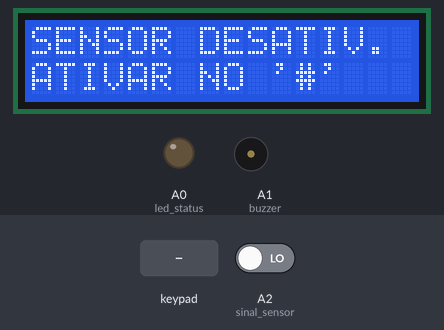
Recording of a sketch running on a simulated Arduino Uno, built with avr-gcc and run on an emulated ATmega328P. Parts: 16×2 character LCD, output pins drawn as LEDs (lit = HIGH), buzzer (waves = sounding, pin HIGH). Dashed ring = blinking. The test bench sets the inputs (shaded band); at power-on: A2 (sinal_sensor) LOW.

Above: at 3.2 s.
3.3 s: key '#' pressed
At 4.5 s:
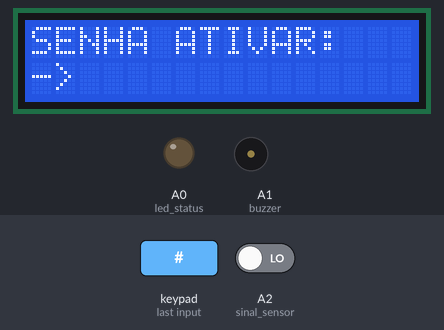
4.8 s: keypad keys 7 3 9 1 pressed 0.4 s apart
At 7.8 s:
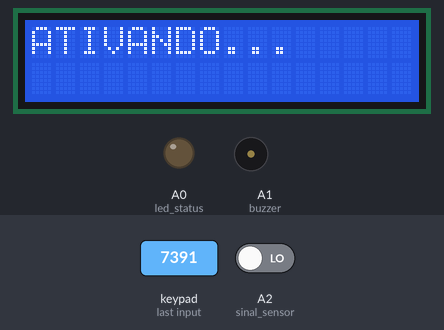
7.9 s: keypad keys 7 3 9 1 # pressed 0.4 s apart
At 10.7 s:
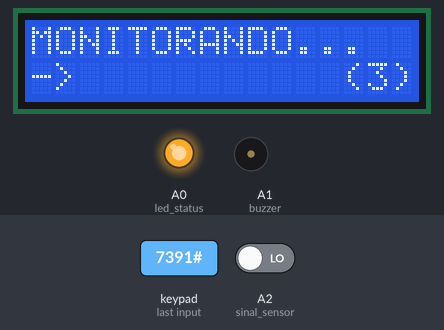
11.6 s: A2 (sinal_sensor) driven HIGH
At 11.75 s:
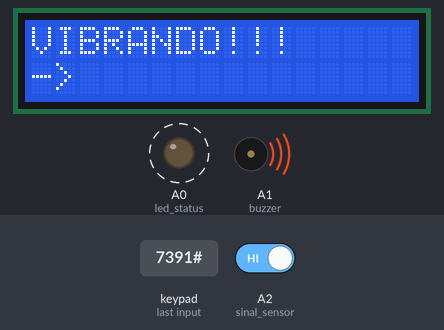
13.3 s: key '1' pressed
At 13.52 s:
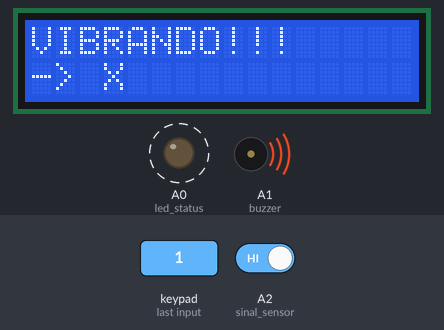
15.1 s: keypad keys 7 3 9 1 * pressed 0.4 s apart
At 16.9 s:
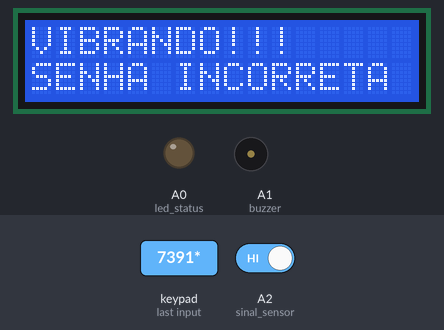
Timing chart, 0 to 19.6 s (numbered marks = the images above; inputs shaded):
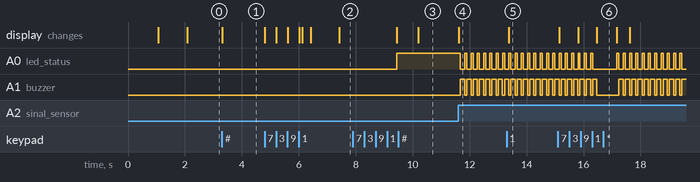

Measured:
- after the input at 3.3 s, the display: changes at once (image 1)
- after the input at 4.8 s, the display: first changes at once (image 2 shows a later state)
- after the input at 7.9 s, the display: first differs from a run without the input after 2.3 s (image 3)
- after the input at 11.6 s, A0 (led_status): alternates HIGH for 0.07 s and LOW for 0.15 s, starting after 0.08 s; A1 (buzzer): alternates HIGH for 0.15 s and LOW for 0.07 s, starting after 0.08 s; the display: changes at once (image 4)
- after the input at 13.3 s, the display: changes after 0.08 s (image 5)
- after the input at 15.1 s, the display: first changes at once (image 6 shows a later state)

The sketch:

alarme_codificado_sensor.ino
```cpp
#include <Keypad.h> // inclui a biblioteca do teclado matricial 4x4
#include <LiquidCrystal.h> // inclui a biblioteca para o display Lcd 16x2

#define led_status A0 // define pino do LED ON/OFF
#define buzzer A1 // define pino do BUZZER
#define sinal_sensor A2 // defino pino que recebe sinal do sensor

byte pinosLinhas[4] = {7, 6, 5, 4}; //define pinos das linhas do teclado 8x8
byte pinosColunas[3] = {3, 2, A5}; //define pinos das colunas do teclado 8x8
//MATRIZ DO TECLADO
char teclas[4][3] = {{'1','2','3'},
                     {'4','5','6'},
                     {'7','8','9'},
                     {'*','0','#'}};


int ativa_alarme; // Variavel ativa alarme usada em loop
bool monitoramento; //variavel para loop de monitoramento
bool disparo_alarme; // variavel para ligar buzzer
bool ativado; // variavel para loop de ativacao ou tentativa de ativacao do monitoramento

int tentativa; //variavel que armazena tentativas de digitar a senha (nao sao em todos cenarios)

int leitura_sensor; // variavel para receber leitura do sensor

char senhaAtivar[4] = {'7','3','9','1'}; // vetor que armazena a senha para ATIVAR o sensor
char senhaDesativar[4] = {'5','9','3','8'}; // vetor que armazena a senha para desativar o sensor
char vetor[4]; // vetor para armazenar linhas do teclado
int i; // variavel de incremento de index

int tempo_bloqueio = 5000; //tempo de bloqueio depois que erra a senha

//INICIALIZACAO DO TECLADO E DO DISPLAY
Keypad teclado1 = Keypad( makeKeymap(teclas), pinosLinhas, pinosColunas, 4, 3 );
LiquidCrystal lcd(8,9,10,11,12,13); //D7,D6,D4,E,RS


void setup() {
    pinMode(buzzer, OUTPUT); // Buzzer como saida
    pinMode(led_status, OUTPUT); // define o pino do led como saída
    pinMode(sinal_sensor,INPUT); // define sensor como recebedor de sinal

    //INICIALIZACAO COM DISPLAY
    lcd.begin(16,2);
    lcd.setCursor(0,0);
    lcd.print("ALARME 2021");
    delay(1000);
    limparTodoDisplay();
    lcd.setCursor(0,0);
    lcd.print("INICIALIZANDO...");
    delay(1000);
    limparTodoDisplay(); //limpa todo display

    monitoramento = false; //monitoramento como false para inicio

    digitalWrite (led_status ,LOW); // inicia LED como desligado
    digitalWrite (buzzer, LOW); //inicia buzzer como desligado


    tentativa = 3; //definie primeira tentativa como 3

}


void loop() {

    lcd.setCursor(0,0);
    lcd.print("SENSOR DESATIV.");

    lcd.setCursor(0,1);
    lcd.print("ATIVAR NO '#'    ");

    digitalWrite(led_status, LOW);

    char tecla_pressionada = teclado1.getKey();

    if (tecla_pressionada == '#') { // verificar se # foi pressionado
        monitoramento = false;
        ativado = true;
        lcd.clear();

        tecla_pressionada = teclado1.getKey(); // pega tecla do teclado

        while ( ativa_alarme == 0 && ativado == true){ // entra no loop para esperar senha
            digitalWrite(led_status, LOW);

            if(tentativa == 0){ //caso acabe as tentativas, sai do loop e volta tela
                lcd.clear();
                ativado = false;
            }

            lcd.setCursor(0,0);
            lcd.print("SENHA ATIVAR:");
            inserirSenhaExibir();

            tecla_pressionada = teclado1.getKey(); // verifica se alguma tecla foi pressionada
            if (tecla_pressionada){  // se alguma tecla for pressionada, executa abaixo
                vetor[i] = tecla_pressionada; // armazena tecla no vetor

                if(vetor[i] == '*'){ //caso foi pressionado *, sai da digitaçao
                    ativado = false;
                    lcd.clear();
                } else if (tecla_pressionada >= '0' && tecla_pressionada <= '9') {
                    lcd.setCursor(i+3 ,1); //corre o display
                    lcd.print('X'); // mostra tecla * para nao mostrar a senha

                    i++; // contador para definir que a senha seja de 4 digitos

                    if(i == 4){ // se o ultimo digito da senha for pressionado, executa abaixo
                        if(vetor[0] == senhaAtivar[0] && vetor[1] == senhaAtivar[1]
                        && vetor[2] == senhaAtivar[2] && vetor[3] == senhaAtivar[3]){
                            // compara o vetor das teclas pressionadas com a senha pré definida

                            senhaCorretaAviso();
                            delay(1000);
                            limparLinhaUmDisplay();

                            statusOnOffExibir(true);
                            delay(1000);

                            i=0; // zera o contador

                            ativa_alarme = 1;
                            monitoramento = true;
                            ativado = true;

                            limparTodoDisplay();

                            tentativa = 3; //reseta tentativas para novo loop
                            bool cancelar = true; // para caso apertar cancelar, nao travar

                            while (ativa_alarme == 1 && monitoramento) { //loop de monitoramento do sensor
                                lcd.setCursor(0,0);
                                lcd.print("MONITORANDO...");

                                //Logica para trava do sistema ao errar senhas
                                if(tentativa == 0 && cancelar == false){ //Caso acabe as tentativas, fica travado por tempo determinado
                                    limparLinhaDoisDisplay();

                                    lcd.setCursor(0,1);
                                    lcd.print("TRAVADO-AGUARDE");
                                    delay(tempo_bloqueio);    //tempo travado
                                    limparLinhaDoisDisplay();
                                    tentativa = 3;
                                }

                                lcd.setCursor(0,1);
                                lcd.print("DESATIVAR NO '#'");

                                digitalWrite(led_status, HIGH); //acende o LED pois monitoramento foi ligado

                                tecla_pressionada = teclado1.getKey(); // verifica se alguma tecla foi pressionada
                                if(tecla_pressionada == '#'){ //tecla para desativar for pressionada
                                    tentativa = 3;
                                    limparLinhaDoisDisplay();

                                    while(tentativa > 0){
                                        leitura_sensor = digitalRead(sinal_sensor); // leitura do sinal do sensor
                                        /*
                                        ESSA LEITURA É FEITA POIS O SENSOR PODE APITAR ENQUANTO ESTÁ SENDO DIGITADA A SENHA
                                        PARA DESATIVAR O SENSOR. CASO SENSOR VIBRAR, TROCARÁ O ALARME, SAIRÁ DESSE LOOP ZERANDO AS TENTATIVAS
                                        */

                                        if(leitura_sensor) tentativa = 0;

                                        inserirSenhaExibir();
                                        tentativasExibir(tentativa);

                                        tecla_pressionada = teclado1.getKey();
                                        if (tecla_pressionada){
                                            vetor[i] = tecla_pressionada; // armazena no vetor[4] as teclas pressionadas

                                            if(vetor[i] == '*'){
                                                cancelar = true;
                                                limparLinhaDoisDisplay();
                                                tentativa = 0;
                                            // } else {
                                            } else if (tecla_pressionada >= '0' && tecla_pressionada <= '9') {
                                                lcd.setCursor(i+3,1);
                                                // lcd.print(tecla_pressionada); // indica no display a tecla pressionada
                                                lcd.print('X');
                                                i++; // contador armazenar a tecla e percorrer a escrita do LCD
                                                if(i==4){
                                                    if(vetor[0] == senhaDesativar[0] &&
                                                        vetor[1] == senhaDesativar[1] &&
                                                        vetor[2] == senhaDesativar[2] &&
                                                        vetor[3] == senhaDesativar[3]){

                                                        limparTodoDisplay();

                                                        senhaCorretaAviso();
                                                        delay(300);
                                                        limparLinhaUmDisplay();

                                                        statusOnOffExibir(false);

                                                        //desativa o buzzar as 2 linhas abaixo
                                                        analogWrite(buzzer, 0);
                                                        digitalWrite(buzzer, LOW);
                                                        delay(1000);

                                                        i=0; // zera o contador

                                                        ativa_alarme = 0;
                                                        monitoramento = false;
                                                        ativado = false;

                                                        limparTodoDisplay();

                                                        break;

                                                    }
                                                    else { // se a senha não for correta, coloca executa abaixo aviso
                                                        senhaInvalidaAviso();
                                                        i = 0; //volta o index a 0 para escrita no começo
                                                        cancelar = false;
                                                        tentativa--; //decrementa uma tentativa
                                                    }
                                                }
                                            }
                                        }
                                    }
                                }


                                leitura_sensor = digitalRead(sinal_sensor); // realiza a leitura de sinal advindo do sensor de vibrações
                                if (leitura_sensor == HIGH) { // se receber sinal do sensor...
                                    limparTodoDisplay();
                                    lcd.setCursor(0,0);
                                    lcd.print("VIBRANDO!!!");

                                    disparo_alarme = true; //para o loop ficar disparando buzzer

                                    while (disparo_alarme){
                                        inserirSenhaExibir();  // SÓ PARA DE DISPARAR QUANDO COLOCAR A SENHA

                                        tecla_pressionada = teclado1.getKey();

                                        //Disparo do buzzer e pisca o LED
                                        piscarLED();
                                        alarmeSonoroAtivar();

                                        tecla_pressionada = teclado1.getKey(); // verifica se alguma tecla foi pressionada
                                        if (tecla_pressionada >= '0' && tecla_pressionada <= '9') {
                                            vetor[i] = tecla_pressionada;
                                            lcd.setCursor(i+3,1);
                                            lcd.print('X');
                                            i++;
                                            if(i==4){
                                                if(vetor[0] == senhaDesativar[0] &&
                                                    vetor[1] == senhaDesativar[1] &&
                                                    vetor[2] == senhaDesativar[2] &&
                                                    vetor[3] == senhaDesativar[3]){

                                                    limparTodoDisplay();
                                                    senhaCorretaAviso();

                                                    statusOnOffExibir(false);

                                                    analogWrite(buzzer, 0);
                                                    digitalWrite(buzzer, LOW);
                                                    delay(1000); // indica que a senha digitada foi correta

                                                    i=0; // zera o index

                                                    disparo_alarme = false; //desabilita o disparo saindo do loop

                                                    break;

                                                }
                                                else {
                                                    senhaInvalidaAviso();
                                                    i = 0;
                                                }
                                            }
                                        }
                                    }
                                    // FIM do alarme
                                } else {
                                    analogWrite(buzzer,0); // caso o alarme não estiver ativo, garante o buzzer desativado
                                }
                            }

                        } else { // se a senha PARA ATIVACAO não for correta, executa abaixo
                            senhaInvalidaAviso();
                            i = 0;
                        }
                    }

                }

            }
        }
    }
}

//para limpar todo o display
/*
HOUVE PROBLEMAS COM LCD.CLEAR()
ENTAO, FOI FEITO PARA LIMPAR UMA LINHA POR VEZ E UM METODO
QUE CHAME OS DOIS
*/
void limparTodoDisplay(){
    limparLinhaUmDisplay();
    limparLinhaDoisDisplay();
}

void limparLinhaUmDisplay(){
    lcd.setCursor(0,0);
    lcd.print("                "); // limpa o display
}
void limparLinhaDoisDisplay(){
    lcd.setCursor(0,1);
    lcd.print("                "); // limpa o display
}

void senhaInvalidaAviso(){
    limparLinhaDoisDisplay();
    lcd.setCursor(0,1);
    lcd.print("SENHA INCORRETA");
    delay(700);
    limparLinhaDoisDisplay();
}

void senhaCorretaAviso(){
    lcd.clear();
    lcd.setCursor(0,0);
    lcd.print("SENHA CORRETA");
    lcd.setCursor(0,1);
    lcd.print("AGUARDE...");
    delay(100);
    limparLinhaUmDisplay();
    delay(300);
    limparLinhaDoisDisplay();

}

void statusOnOffExibir(bool status){
    limparTodoDisplay();
    lcd.setCursor(0,0);

    if(status){
        lcd.print("ATIVANDO...");
    } else {
        lcd.print("DESATIVANDO...");
    }

    delay(1000);
}

//INDICACAO DE COLOCAR SENHA... HÁ TELAS QUE NÃO HOUVE ESPAÇO
void inserirSenhaExibir(){
    lcd.setCursor(0,1);
    lcd.print("->");
}

void tentativasExibir(int tentativa){
    lcd.setCursor(13,1);
    lcd.print("(");
    lcd.setCursor(14,1);
    lcd.print(tentativa);
    lcd.setCursor(15,1);
    lcd.print(")");
}

void piscarLED(){
    digitalWrite(led_status, HIGH);
    delay(70);
    digitalWrite(led_status, LOW);
}

void alarmeSonoroAtivar(){
    digitalWrite (buzzer, HIGH);
    delay(50); // Alarme
    analogWrite (buzzer, 150);
    delay(100); // sonorização alarme inicial
    digitalWrite (buzzer, LOW);
}
```
